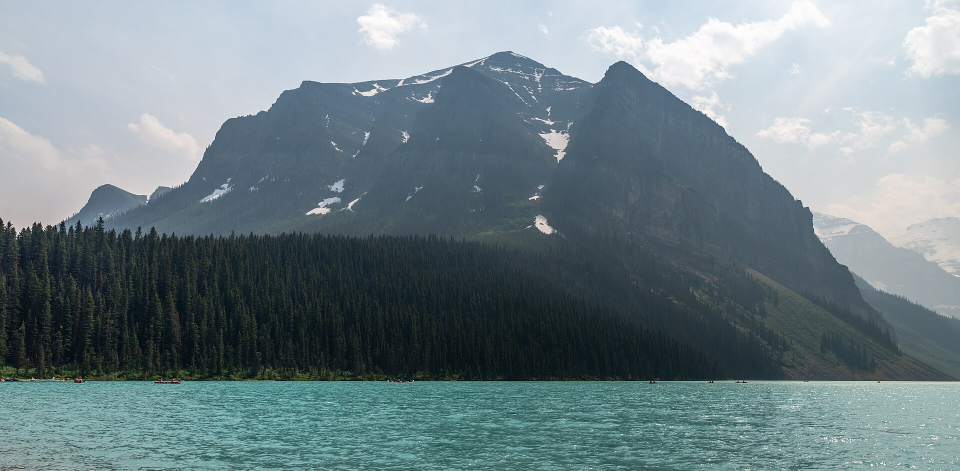
#> input picture android/app/src/main/assets/parity_louise_03.jpg, 1920 x 941 px (shown at 1/2 size)
$ python -i signals.py   (imports and definitions only)   (older library calls are emulated)
#> lines starting #> are read from the running program, lines starting #| are printed output that depends on the picture; after the words box and inside, x2 and y2 are one past the last pixel; in counts of white or black regions, pixels touching at a corner belong together
"""Measured (non-learned) photographic signals.

Everything here is a direct measurement on pixels: exposure, clipping, contrast,
colour, sharpness/focus distribution, noise, horizon tilt and visual-weight
placement.  The numbers are used three ways:

  * as extra inputs to the technical heads of the twin network,
  * as hard evidence quoted in the coaching text ("7.9% of the frame is blown out"),
  * as overlays in the UI (clipping zebras, focus map, subject placement).

All functions take an RGB uint8 array of the *standard view* (long side <= 1024).
"""
from __future__ import annotations

import math
import cv2
import numpy as np

STD_LONG_SIDE = 1024
TILE_GRID = 12  # focus / noise maps are TILE_GRID x TILE_GRID

# Fixed-order scalar vector fed to the network.
VEC_KEYS = [
    "luma_mean", "luma_median", "luma_p01", "luma_p05", "luma_p95", "luma_p99",
    "clip_hi", "clip_lo", "near_hi", "near_lo",
    "contrast_rms", "dyn_range", "local_contrast",
    "sat_mean", "colorfulness", "cast_a", "cast_b", "neutral_cast_a", "neutral_cast_b",
    "sharp_top", "sharp_median", "edge_crispness", "focus_spread", "sharp_area",
    "noise_luma", "noise_chroma",
    "log_long_side", "aspect",
]


def to_std(rgb: np.ndarray, long_side: int = STD_LONG_SIDE) -> np.ndarray:
    h, w = rgb.shape[:2]
    s = long_side / max(h, w)
    if s < 1.0:
        rgb = cv2.resize(rgb, (max(1, round(w * s)), max(1, round(h * s))), interpolation=cv2.INTER_AREA)
    return rgb


def _luma(rgbf: np.ndarray) -> np.ndarray:
    return rgbf[..., 0] * 0.2126 + rgbf[..., 1] * 0.7152 + rgbf[..., 2] * 0.0722


def _tiles(a: np.ndarray, grid: int = TILE_GRID):
    h, w = a.shape[:2]
    ys = np.linspace(0, h, grid + 1).astype(int)
    xs = np.linspace(0, w, grid + 1).astype(int)
    for i in range(grid):
        for j in range(grid):
            yield i, j, a[ys[i]:ys[i + 1], xs[j]:xs[j + 1]]


def tone(rgb: np.ndarray) -> dict:
    f = rgb.astype(np.float32) / 255.0
    y = _luma(f)
    p = np.percentile(y, [1, 5, 50, 95, 99])
    mx = rgb.max(axis=2)
    blur = cv2.GaussianBlur(y, (0, 0), max(2.0, 0.02 * max(y.shape)))
    return {
        "luma_mean": float(y.mean()),
        "luma_median": float(p[2]),
        "luma_p01": float(p[0]), "luma_p05": float(p[1]),
        "luma_p95": float(p[3]), "luma_p99": float(p[4]),
        # blown: any channel pinned at the top; crushed: luma at the floor
        "clip_hi": float((mx >= 252).mean()),
        "clip_lo": float((y <= 0.016).mean()),
        "near_hi": float((y >= 0.92).mean()),
        "near_lo": float((y <= 0.06).mean()),
        "contrast_rms": float(y.std()),
        "dyn_range": float(p[4] - p[0]),
        "local_contrast": float(np.abs(y - blur).mean()),
    }


def color(rgb: np.ndarray) -> dict:
    f = rgb.astype(np.float32) / 255.0
    hsv = cv2.cvtColor(f, cv2.COLOR_RGB2HSV)
    lab = cv2.cvtColor(f, cv2.COLOR_RGB2LAB)  # L 0..100, a/b ~ -127..127
    r, g, b = f[..., 0], f[..., 1], f[..., 2]
    rg, yb = r - g, 0.5 * (r + g) - b
    colorfulness = math.sqrt(rg.std() ** 2 + yb.std() ** 2) + 0.3 * math.sqrt(rg.mean() ** 2 + yb.mean() ** 2)
    a, bb, L = lab[..., 1], lab[..., 2], lab[..., 0]
    chroma = np.hypot(a, bb)
    # "should-be-neutral" pixels: low chroma mid-tones.  Their mean a/b is the cast.
    neutral = (chroma < np.percentile(chroma, 25)) & (L > 20) & (L < 92)
    if neutral.sum() < 50:
        neutral = np.ones_like(L, bool)
    return {
        "sat_mean": float(hsv[..., 1].mean()),
        "colorfulness": float(colorfulness),
        "cast_a": float(a.mean() / 50.0),            # + magenta / - green
        "cast_b": float(bb.mean() / 50.0),           # + warm(yellow) / - cool(blue)
        "neutral_cast_a": float(a[neutral].mean() / 50.0),
        "neutral_cast_b": float(bb[neutral].mean() / 50.0),
    }


def palette(rgb: np.ndarray, k: int = 6) -> list:
    """Dominant colours as [(hex, share)] via k-means in Lab on a thumbnail."""
    small = cv2.resize(rgb, (64, 64), interpolation=cv2.INTER_AREA)
    lab = cv2.cvtColor(small, cv2.COLOR_RGB2LAB).reshape(-1, 3).astype(np.float32)
    crit = (cv2.TERM_CRITERIA_EPS + cv2.TERM_CRITERIA_MAX_ITER, 20, 1.0)
    cv2.setRNGSeed(0)
    _, labels, centers = cv2.kmeans(lab, k, None, crit, 2, cv2.KMEANS_PP_CENTERS)
    counts = np.bincount(labels.ravel(), minlength=k).astype(float)
    centers_rgb = cv2.cvtColor(centers.reshape(1, k, 3).astype(np.uint8), cv2.COLOR_LAB2RGB).reshape(k, 3)
    order = np.argsort(-counts)
    return [("#%02x%02x%02x" % tuple(int(v) for v in centers_rgb[i]), float(counts[i] / counts.sum())) for i in order]


def focus(rgb: np.ndarray) -> dict:
    """Where is the image sharp, and how sharp?

    Two complementary per-tile measures:
      detail    - strength of the strongest fine-scale edges (after light denoise)
      crispness - fine-scale / coarse-scale edge strength: ~1 for razor edges,
                  falls toward 0.3 as edges get wider (defocus, motion, softness)
    """
    gray = cv2.cvtColor(rgb, cv2.COLOR_RGB2GRAY).astype(np.float32) / 255.0

    def grad(sig):
        g = cv2.GaussianBlur(gray, (0, 0), sig)
        gx = cv2.Sobel(g, cv2.CV_32F, 1, 0, ksize=3)
        gy = cv2.Sobel(g, cv2.CV_32F, 0, 1, ksize=3)
        return np.hypot(gx, gy) / 8.0

    g1, g2 = grad(0.8), grad(2.4)
    n = TILE_GRID
    detail = np.zeros((n, n), np.float32)
    crisp = np.zeros((n, n), np.float32)
    for (i, j, t1), (_, _, t2) in zip(_tiles(g1), _tiles(g2)):
        a = float(np.percentile(t1, 97))
        b = float(np.percentile(t2, 97))
        detail[i, j] = a
        crisp[i, j] = a / (b + 1e-3) if b > 0.004 else 0.0
    flat = np.sort(detail.ravel())
    top = float(flat[int(0.9 * flat.size)])
    med = float(np.median(flat))
    low = float(flat[int(0.2 * flat.size)])
    sharp_mask = detail >= max(0.5 * top, 1e-4)
    top_tiles = detail >= flat[int(0.8 * flat.size)]
    crispness = float(crisp[top_tiles].mean()) if top_tiles.any() else 0.0
    ys, xs = np.mgrid[0:n, 0:n]
    wts = detail * sharp_mask
    tot = float(wts.sum()) + 1e-9
    return {
        "sharp_top": top,
        "sharp_median": med,
        "edge_crispness": crispness,
        "focus_spread": float(math.log((top + 1e-3) / (low + 1e-3))),
        "sharp_area": float(sharp_mask.mean()),
        "sharp_cx": float((wts * (xs + 0.5)).sum() / tot / n),
        "sharp_cy": float((wts * (ys + 0.5)).sum() / tot / n),
        "_detail_map": detail,
        "_crisp_map": crisp,
    }


_IMMERKAER = np.array([[1, -2, 1], [-2, 4, -2], [1, -2, 1]], np.float32)


def noise(rgb: np.ndarray) -> dict:
    """Noise sigma estimated in the flattest tiles (Immerkaer), luma and chroma."""
    ycc = cv2.cvtColor(rgb, cv2.COLOR_RGB2YCrCb).astype(np.float32) / 255.0
    out = {}
    for name, ch in (("noise_luma", ycc[..., 0]), ("noise_chroma", 0.5 * (ycc[..., 1] + ycc[..., 2]))):
        resp = np.abs(cv2.filter2D(ch, cv2.CV_32F, _IMMERKAER))
        sig = [math.sqrt(math.pi / 2.0) / 6.0 * float(t.mean()) for _, _, t in _tiles(resp) if t.size]
        out[name] = float(np.percentile(sig, 10)) if sig else 0.0
    return out


def horizon(rgb: np.ndarray) -> dict:
    """Angle of the horizon / main waterline in degrees (positive = clockwise tilt).

    A candidate must be a long near-horizontal edge that actually separates two
    different regions (sky|land, land|water): texture such as ripples or rock
    strata produces long lines too, but with the same colour on both sides.
    """
    h0, w0 = rgb.shape[:2]
    s = 512.0 / max(h0, w0)
    small = cv2.resize(rgb, (round(w0 * s), round(h0 * s)), interpolation=cv2.INTER_AREA) if s < 1 else rgb
    h, w = small.shape[:2]
    none = {"tilt_deg": 0.0, "tilt_conf": 0.0, "_horizon_line": None}
    gray = cv2.GaussianBlur(cv2.cvtColor(small, cv2.COLOR_RGB2GRAY), (0, 0), 1.5)
    edges = cv2.Canny(gray, 30, 90)
    lines = cv2.HoughLinesP(edges, 1, np.pi / 720, threshold=40, minLineLength=int(0.25 * w), maxLineGap=int(0.04 * w))
    if lines is None:
        return none
    lab = cv2.GaussianBlur(cv2.cvtColor(small, cv2.COLOR_RGB2LAB).astype(np.float32), (0, 0), 2.0)
    band = max(4, int(0.035 * h))
    best = None
    for x1, y1, x2, y2 in lines[:, 0]:
        if x2 < x1:
            x1, y1, x2, y2 = x2, y2, x1, y1
        a = math.degrees(math.atan2(y2 - y1, x2 - x1))
        if abs(a) > 10:
            continue
        L = math.hypot(x2 - x1, y2 - y1)
        xs = np.linspace(x1, x2, 40)
        ys = np.linspace(y1, y2, 40)
        up = np.clip(ys - band, 0, h - 1).astype(int)
        dn = np.clip(ys + band, 0, h - 1).astype(int)
        xi = np.clip(xs, 0, w - 1).astype(int)
        if ys.min() - band < 0 or ys.max() + band > h - 1:
            continue
        diff = np.linalg.norm(lab[up, xi] - lab[dn, xi], axis=1)
        dE = float(np.median(diff)) * (100.0 / 255.0)     # 8-bit Lab -> ~CIE units
        if dE < 9:
            continue
        score = (L / w) * min(dE, 40)
        if best is None or score > best[0]:
            best = (score, a, L / w, dE, (float(x1 / w), float(y1 / h), float(x2 / w), float(y2 / h)))
    if best is None:
        return none
    _, a, frac, dE, seg = best
    conf = min(1.0, frac / 0.55) * min(1.0, dE / 18.0)
    return {"tilt_deg": float(a), "tilt_conf": float(conf), "_horizon_line": seg}


def saliency(rgb: np.ndarray, detail_map: np.ndarray | None = None) -> dict:
    """Visual-weight map: spectral-residual saliency blended with colour contrast
    and the focus map.  Used for subject placement / balance, not for scoring."""
    small = cv2.resize(rgb, (96, 96), interpolation=cv2.INTER_AREA)
    gray = cv2.cvtColor(small, cv2.COLOR_RGB2GRAY).astype(np.float32) / 255.0
    F = np.fft.fft2(gray)
    la = np.log(np.abs(F) + 1e-8)
    sr = la - cv2.blur(la, (3, 3))
    sal = np.abs(np.fft.ifft2(np.exp(sr + 1j * np.angle(F)))) ** 2
    sal = cv2.GaussianBlur(sal.astype(np.float32), (0, 0), 4)
    sal /= sal.max() + 1e-9
    lab = cv2.cvtColor(small, cv2.COLOR_RGB2LAB).astype(np.float32)
    cc = np.linalg.norm(cv2.GaussianBlur(lab, (0, 0), 2) - lab.reshape(-1, 3).mean(0), axis=2)
    cc /= cc.max() + 1e-9
    m = 0.5 * sal + 0.3 * cc
    if detail_map is not None:
        d = cv2.resize(detail_map, (96, 96), interpolation=cv2.INTER_CUBIC)
        m = m + 0.35 * np.clip(d / (d.max() + 1e-9), 0, 1)
    m = np.clip(m - np.percentile(m, 60), 0, None)
    m /= m.sum() + 1e-9
    ys, xs = np.mgrid[0:96, 0:96]
    cx, cy = float((m * (xs + 0.5)).sum() / 96), float((m * (ys + 0.5)).sum() / 96)
    pk = np.unravel_index(np.argmax(cv2.GaussianBlur(m, (0, 0), 5)), m.shape)
    px, py = (pk[1] + 0.5) / 96, (pk[0] + 0.5) / 96
    thirds = [(1 / 3, 1 / 3), (2 / 3, 1 / 3), (1 / 3, 2 / 3), (2 / 3, 2 / 3)]
    d_third = min(math.hypot(px - tx, py - ty) for tx, ty in thirds)
    border = np.ones((96, 96), bool); border[8:-8, 8:-8] = False
    return {
        "weight_cx": cx, "weight_cy": cy,
        "subject_x": float(px), "subject_y": float(py),
        "thirds_dist": float(d_third),
        "center_dist": float(math.hypot(px - 0.5, py - 0.5)),
        "lr_balance": float(m[:, 48:].sum() - m[:, :48].sum()),
        "edge_weight": float(m[border].sum()),
        "_saliency_map": m / (m.max() + 1e-9),
    }


def histogram(rgb: np.ndarray, bins: int = 64) -> dict:
    out = {}
    for i, c in enumerate("rgb"):
        hst = np.bincount((rgb[..., i].ravel().astype(np.int32) * bins) >> 8, minlength=bins).astype(float)
        out[c] = (hst / hst.sum()).round(5).tolist()
    y = (_luma(rgb.astype(np.float32)) * bins / 256.0).astype(np.int32).clip(0, bins - 1)
    hst = np.bincount(y.ravel(), minlength=bins).astype(float)
    out["l"] = (hst / hst.sum()).round(5).tolist()
    return out


def measure(rgb: np.ndarray, full: bool = True) -> dict:
    """All signals for one image. `full=False` skips display-only extras."""
    rgb = to_std(rgb)
    h, w = rgb.shape[:2]
    out = {}
    out.update(tone(rgb))
    out.update(color(rgb))
    out.update(focus(rgb))
    out.update(noise(rgb))
    out["log_long_side"] = math.log(max(h, w) / 1024.0 + 1e-6)
    out["aspect"] = w / h
    if full:
        out.update(horizon(rgb))
        out.update(saliency(rgb, out["_detail_map"]))
        out["palette"] = palette(rgb)
        out["histogram"] = histogram(rgb)
    return out


def vector(m: dict) -> np.ndarray:
    return np.array([m[k] for k in VEC_KEYS], np.float32)

>>> import cv2
>>> picture = cv2.cvtColor(cv2.imread('../android/app/src/main/assets/parity_louise_03.jpg'), cv2.COLOR_BGR2RGB)
>>> result = measure(picture)
#> in tone, `p = np.percentile(y, [1, 5, 50, 95, 99])`: p = [0.0687, 0.0978, 0.429, 0.885, 0.959]
#> in color, `rg, yb = r - g, 0.5 * (r + g) - b`:
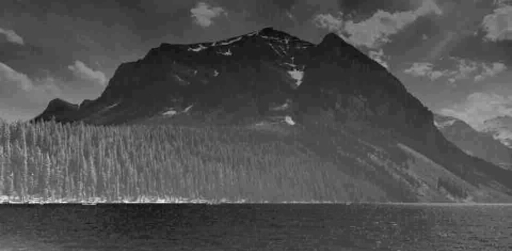
#> yb: shape (502, 1024) float32 (shown at 1/2 size); min -0.155, max 0.167, mean -0.0536; drawn with min black and max white
#> in color, `colorfulness = math.sqrt(rg.std() ** 2 + yb.std() ** 2) + 0.3 * math.s..`: colorfulness = 0.0893
#> in color, `neutral = (chroma < np.percentile(chroma, 25)) & (L > 20) & (L < 92)`:
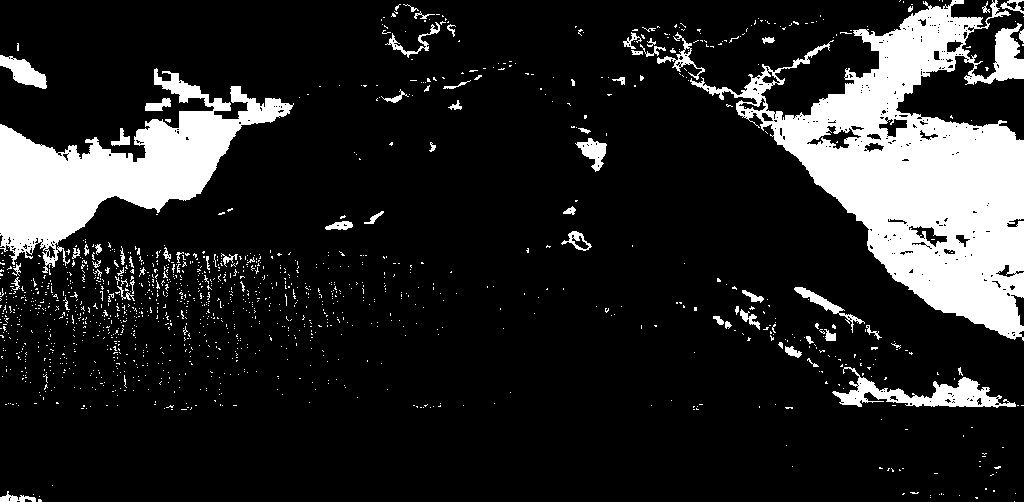
#> neutral: shape (502, 1024) bool; 15.2% white; 1374 white regions (1306 under 20 px), largest, box (x1, y1, x2, y2) and area: (690, 0, 1024, 341) 44715, (0, 68, 294, 273) 20772, (832, 367, 1016, 408) 2622
#> call 2 of grad, with sig = 2.4
#> in grad (call 2), `return np.hypot(gx, gy) / 8.0`:
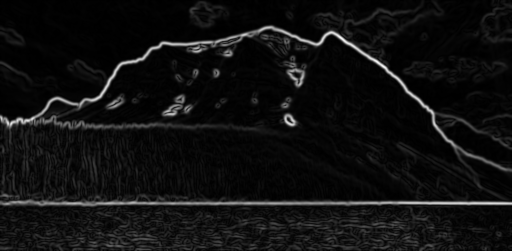
#> returned value: shape (502, 1024) float32 (shown at 1/2 size); min 0, max 0.0855, mean 0.00543; drawn with min black and max white
#> the loop in focus, `for (i, j, t1), (_, _, t2) in zip(_tiles(g1), _tiles(g2)):` made 144 passes
#> (i, j, a, b) on passes 2 to 9: (0, 1, 0.00215, 0.00121), (0, 2, 0.00232, 0.00138), (0, 3, 0.00235, 0.00131), (0, 4, 0.0251, 0.014), (0, 5, 0.0135, 0.00855), (0, 6, 0.0104, 0.00551), (0, 7, 0.0217, 0.0124), (0, 8, 0.0226, 0.0136)
#> in focus, `flat = np.sort(detail.ravel())`: flat = 144 values from 0.002 to 0.173
#> in focus, `top = float(flat[int(0.9 * flat.size)])`: top = 0.115
#> in focus, `med = float(np.median(flat))`: med = 0.037
#> in focus, `low = float(flat[int(0.2 * flat.size)])`: low = 0.0116
#> in focus, `crispness = float(crisp[top_tiles].mean()) if top_tiles.any() else 0.0`: crispness = 2.06
#> in focus, `tot = float(wts.sum()) + 1e-9`: tot = 5.43
#> in noise, `ycc = cv2.cvtColor(rgb, cv2.COLOR_RGB2YCrCb).astype(np.float32) / 255.0`:
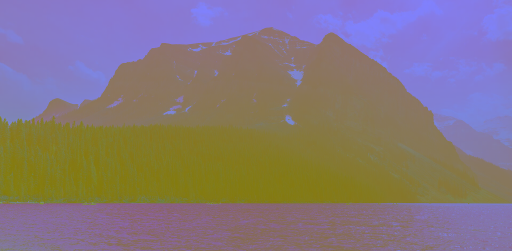
#> ycc: shape (502, 1024, 3) float32 (shown at 1/2 size); mean of channels 0, 1, 2 0.492, 0.467, 0.524; drawn as B, G, R
#> the loop in noise, `for name, ch in (("noise_luma", ycc[..., 0]), ("noise_chroma", 0.5 * (..` made 2 passes
#> name on passes 1 to 2: 'noise_luma', 'noise_chroma'
#> after the loop in noise, `for name, ch in (("noise_luma", ycc[..., 0]), ("noise_chroma", 0.5 * (..`: out = {'noise_luma': 0.00108, 'noise_chroma': 0.000202}
#> in horizon, `edges = cv2.Canny(gray, 30, 90)`:
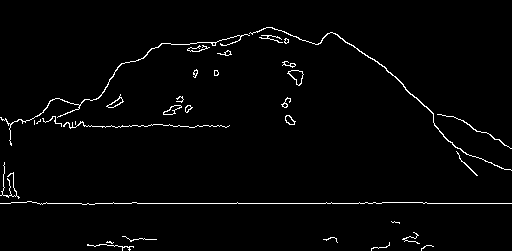
#> edges: shape (251, 512); 2% white in thin lines or dots, all inside (x1, y1, x2, y2) = (0, 27, 512, 251)
#> in horizon, `lines = cv2.HoughLinesP(edges, 1, np.pi / 720, threshold=40, minLineLe..`: lines = [[37, 203, 381, 203], [61, 126, 229, 125], [159, 45, 294, 36]]
#> the loop in horizon, `for x1, y1, x2, y2 in lines[:, 0]:` made 3 passes
#> (x1, y1, x2, y2, a, L, dE, score) on pass 1: (37, 203, 381, 203, 0, 344, 43.31, 26.88)
#> in horizon, `_, a, frac, dE, seg = best`: a = 0; frac = 0.672; dE = 43.31; seg = (0.0723, 0.809, 0.744, 0.809)
#> in horizon, `conf = min(1.0, frac / 0.55) * min(1.0, dE / 18.0)`: conf = 1
#> in saliency, `d = cv2.resize(detail_map, (96, 96), interpolation=cv2.INTER_CUBIC)`:
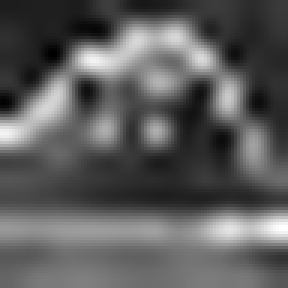
#> d: shape (96, 96) float32 (shown 3 times larger); min -0.022, max 0.176, mean 0.0497; drawn with min black and max white
#> in saliency, `m = m + 0.35 * np.clip(d / (d.max() + 1e-9), 0, 1)`:
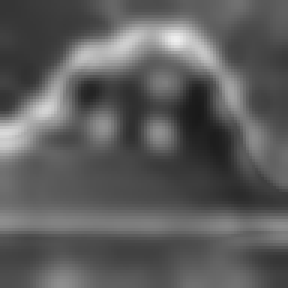
#> m: shape (96, 96) float32 (shown 3 times larger); min 0.101, max 0.94, mean 0.364
#> in saliency, `cx, cy = float((m * (xs + 0.5)).sum() / 96), float((m * (ys + 0.5)).su..`: cx = 0.429; cy = 0.389
#> in saliency, `pk = np.unravel_index(np.argmax(cv2.GaussianBlur(m, (0, 0), 5)), m.sha..`: pk = (45, 0)
#> in saliency, `px, py = (pk[1] + 0.5) / 96, (pk[0] + 0.5) / 96`: px = 0.00521; py = 0.474
#> in saliency, `d_third = min(math.hypot(px - tx, py - ty) for tx, ty in thirds)`: d_third = 0.357
#> in palette, `_, labels, centers = cv2.kmeans(lab, k, None, crit, 2, cv2.KMEANS_PP_C..`: labels = 4096 values, max 5 at index 2114, min 0 at index 1829, mean 2.57; centers = [[66.88, 123.5, 124.3], [218.3, 127, 124], [134.1, 114.8, 123], [169.1, 119.4, 124.8], [102.9, 124.4, 119.1], [32.13, 124, 125.3]]
#> in palette, `counts = np.bincount(labels.ravel(), minlength=k).astype(float)`: counts = [349, 1194, 579, 413, 853, 708]
#> in palette, `centers_rgb = cv2.cvtColor(centers.reshape(1, k, 3).astype(np.uint8), ..`: centers_rgb = [[49, 64, 67], [205, 215, 223], [90, 133, 135], [139, 166, 168], [78, 97, 109], [22, 35, 36]]
#> in palette, `order = np.argsort(-counts)`: order = [1, 4, 5, 2, 3, 0]
#> after the loop in histogram, `for i, c in enumerate("rgb"):`: out = 3 items
#> in histogram, `hst = np.bincount(y.ravel(), minlength=bins).astype(float)`: hst = 64 values, max 24061 at index 53, min 0 at index 0, mean 8032
#> result = 46 items
